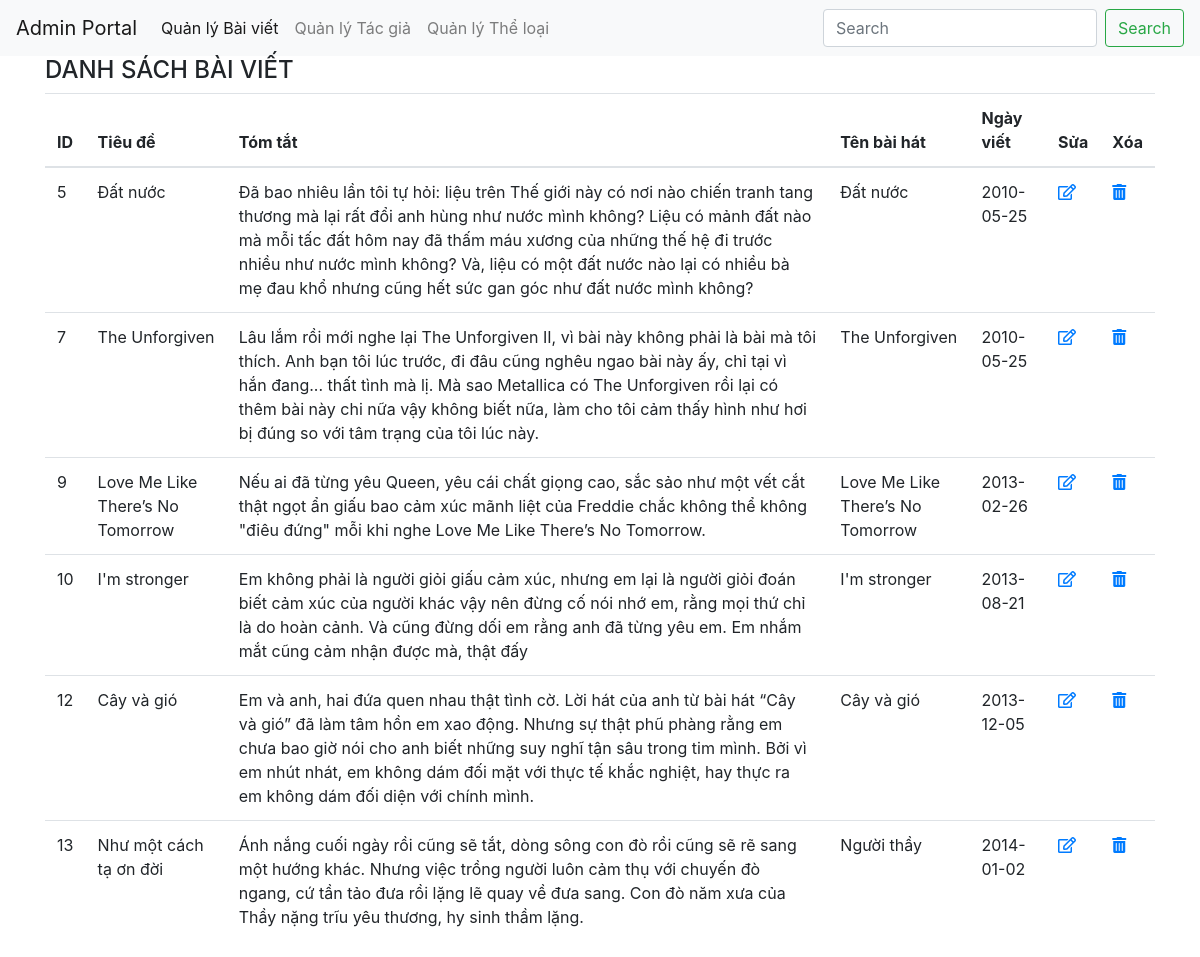
The app's page /admin/index.php with its own data.
### tables this page shows
CREATE TABLE `baiviet` (
  `ma_bviet` int(10) UNSIGNED NOT NULL,
  `tieude` varchar(200) NOT NULL,
  `ten_bhat` varchar(100) NOT NULL,
  `ma_tloai` int(10) UNSIGNED NOT NULL,
  `tomtat` text NOT NULL,
  `baiviet` text,
  `ma_tgia` int(10) UNSIGNED NOT NULL,
  `ngayviet` date NOT NULL,
  `image` varchar(255) DEFAULT NULL
);

### admin/index.php (the view)
<?php
    include("header.php");
?>
      <main class="container">
            <div class="row">
                <div class="col-md-12">
                    <?php
                        require("config.php");
                        $sql = "SELECT * FROM baiviet";
                        mysqli_set_charset($conn,'UTF8');
                        $result = mysqli_query($conn,$sql);
                        if(mysqli_num_rows($result)>0){
                            $post_list = mysqli_fetch_all($result);
                        }
                    ?>
                        <h4>DANH SÁCH BÀI VIẾT</h4>
                        <table class="table">
                        <thead>
                            <tr>
                                <th>ID</th>
                                <th>Tiêu đề</th>
                                <th>Tóm tắt</th>
                                <th>Tên bài hát</th>
                                <th>Ngày viết</th>
                                <th>Sửa</th>
                                <th>Xóa</th>
                            </tr>
                        </thead>
                        <tbody>
                        <?php
                        foreach($post_list as $post){
                            echo '<tr>';
                            echo    '<td scope="row">'.$post[0].'</td>';
                            echo    '<td>'.$post[1].'</td>';
                            echo    '<td>'.$post[4].'</td>';
                            echo    '<td>'.$post[2].'</td>';
                            echo    '<td>'.$post[7].'</td>';
                            echo    '<td><a href="editPost.php?id='.$post[0].'"><i class="far fa-edit"></i></a></td>';
                            echo    '<td><a href="deletePost.php?id='.$post[0].'"><i class="fas fa-trash-alt"></i></a></td>';
                            echo    '</tr>';
                        }
                        ?>
                        </tbody>
                    </table>
                </div>
            </div>
      </main>
<?php
    include("footer.php");
?>

### admin/header.php (shortened to what this page needs)
<!doctype html>
<html lang="en">
  <head>
    <link rel="stylesheet" href="https://stackpath.bootstrapcdn.com/bootstrap/4.3.1/css/bootstrap.min.css">
    <link rel="stylesheet" href="https://cdnjs.cloudflare.com/ajax/libs/font-awesome/5.15.1/css/all.min.css">
  </head>
  <body>
      <nav class="navbar navbar-expand-sm navbar-light bg-light">
          <a class="navbar-brand" href="#">Admin Portal</a>
          <div class="collapse navbar-collapse" id="collapsibleNavId">
              <ul class="navbar-nav mr-auto mt-2 mt-lg-0">
                  <li class="nav-item active">
                      <a class="nav-link" href="index.php">Quản lý Bài viết<span class="sr-only">(current)</span></a>
                  </li>
                  <li class="nav-item">
                      <a class="nav-link" href="list_author.php">Quản lý Tác giả</a>
                  </li>
                  <li class="nav-item">
                      <a class="nav-link" href="list_topic.php">Quản lý Thể loại</a>
                  </li>
              </ul>
              <form class="form-inline my-2 my-lg-0">
                  <input class="form-control mr-sm-2" type="text" placeholder="Search">
                  <button class="btn btn-outline-success my-2 my-sm-0" type="submit">Search</button>
              </form>
          </div>
      </nav>

### admin/footer.php (shortened to what this page needs)
  </body>
</html>

### records on screen
baiviet: ma_bviet "5", tieude "Đất nước", tomtat "Đã bao nhiêu lần tôi tự hỏi: liệu trên Thế giới này có nơi nào chiến tranh tang thương mà lại rất đổi anh hùng như nước mình không? Liệu có mảnh đất nào mà mỗi tấc đất hôm nay đã thấm máu xương của những thế hệ đi trước nhiều như nước mình không? Và, liệu có một đất nước nào lại có nhiều bà mẹ đau khổ nhưng cũng hết sức gan góc như đất nước mình không?", ten_bhat "Đất nước", ngayviet "2010-05-25"
baiviet: ma_bviet "7", tieude "The Unforgiven", tomtat "Lâu lắm rồi mới nghe lại The Unforgiven II, vì bài này không phải là bài mà tôi thích. Anh bạn tôi lúc trước, đi đâu cũng nghêu ngao bài này ấy, chỉ tại vì hắn đang... thất tình mà lị. Mà sao Metallica có The Unforgiven rồi lại có thêm bài này chi nữa vậy không biết nữa, làm cho tôi cảm thấy hình như hơi bị đúng so với tâm trạng của tôi lúc này.", ten_bhat "The Unforgiven", ngayviet "2010-05-25"
baiviet: ma_bviet "9", tieude "Love Me Like There’s No Tomorrow", tomtat "Nếu ai đã từng yêu Queen, yêu cái chất giọng cao, sắc sảo như một vết cắt thật ngọt ẩn giấu bao cảm xúc mãnh liệt của Freddie chắc không thể không \"điêu đứng\" mỗi khi nghe Love Me Like There’s No Tomorrow.", ten_bhat "Love Me Like There’s No Tomorrow", ngayviet "2013-02-26"
baiviet: ma_bviet "10", tieude "I'm stronger", tomtat "Em không phải là người giỏi giấu cảm xúc, nhưng em lại là người giỏi đoán biết cảm xúc của người khác vậy nên đừng cố nói nhớ em, rằng mọi thứ chỉ là do hoàn cảnh. Và cũng đừng dối em rằng anh đã từng yêu em. Em nhắm mắt cũng cảm nhận được mà, thật đấy", ten_bhat "I'm stronger", ngayviet "2013-08-21"
baiviet: ma_bviet "12", tieude "Cây và gió", tomtat "Em và anh, hai đứa quen nhau thật tình cờ. Lời hát của anh từ bài hát “Cây và gió” đã làm tâm hồn em xao động. Nhưng sự thật phũ phàng rằng em chưa bao giờ nói cho anh biết những suy nghĩ tận sâu trong tim mình. Bởi vì em nhút nhát, em không dám đối mặt với thực tế khắc nghiệt, hay thực ra em không dám đối diện với chính mình.", ten_bhat "Cây và gió", ngayviet "2013-12-05"
baiviet: ma_bviet "13", tieude "Như một cách tạ ơn đời", tomtat "Ánh nắng cuối ngày rồi cũng sẽ tắt, dòng sông con đò rồi cũng sẽ rẽ sang một hướng khác. Nhưng việc trồng người luôn cảm thụ với chuyến đò ngang, cứ tần tảo đưa rồi lặng lẽ quay về đưa sang. Con đò năm xưa của Thầy nặng trĩu yêu thương, hy sinh thầm lặng.", ten_bhat "Người thầy", ngayviet "2014-01-02"
